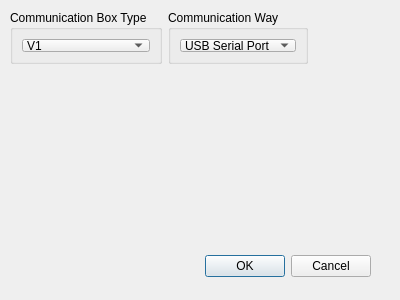
<?xml version="1.0" encoding="UTF-8"?>
<ui version="4.0">
 <class>SettingClass</class>
 <widget class="QDialog" name="SettingClass">
  <property name="windowModality">
   <enum>Qt::ApplicationModal</enum>
  </property>
  <property name="geometry">
   <rect>
    <x>0</x>
    <y>0</y>
    <width>400</width>
    <height>300</height>
   </rect>
  </property>
  <property name="windowTitle">
   <string>C168II Setting</string>
  </property>
  <widget class="QWidget" name="layoutWidget">
   <property name="geometry">
    <rect>
     <x>20</x>
     <y>250</y>
     <width>351</width>
     <height>33</height>
    </rect>
   </property>
   <layout class="QHBoxLayout">
    <property name="spacing">
     <number>6</number>
    </property>
    <property name="margin">
     <number>0</number>
    </property>
    <item>
     <spacer>
      <property name="orientation">
       <enum>Qt::Horizontal</enum>
      </property>
      <property name="sizeHint" stdset="0">
       <size>
        <width>131</width>
        <height>31</height>
       </size>
      </property>
     </spacer>
    </item>
    <item>
     <widget class="QPushButton" name="okButton">
      <property name="text">
       <string>OK</string>
      </property>
     </widget>
    </item>
    <item>
     <widget class="QPushButton" name="cancelButton">
      <property name="text">
       <string>Cancel</string>
      </property>
     </widget>
    </item>
   </layout>
  </widget>
  <widget class="QWidget" name="layoutWidget">
   <property name="geometry">
    <rect>
     <x>10</x>
     <y>10</y>
     <width>298</width>
     <height>54</height>
    </rect>
   </property>
   <layout class="QHBoxLayout" name="horizontalLayout_2">
    <item>
     <widget class="QGroupBox" name="groupBox">
      <property name="title">
       <string>Communication Box Type</string>
      </property>
      <layout class="QHBoxLayout" name="horizontalLayout">
       <item>
        <widget class="QComboBox" name="commboxVersion">
         <item>
          <property name="text">
           <string>V1</string>
          </property>
         </item>
         <item>
          <property name="text">
           <string>ELM327</string>
          </property>
         </item>
         <item>
          <property name="text">
           <string>TL718</string>
          </property>
         </item>
        </widget>
       </item>
      </layout>
     </widget>
    </item>
    <item>
     <widget class="QGroupBox" name="groupBox_2">
      <property name="title">
       <string>Communication Way</string>
      </property>
      <layout class="QVBoxLayout" name="verticalLayout">
       <item>
        <widget class="QComboBox" name="commboxPort">
         <item>
          <property name="text">
           <string>USB Serial Port</string>
          </property>
         </item>
         <item>
          <property name="text">
           <string>Bluetooth</string>
          </property>
         </item>
        </widget>
       </item>
      </layout>
     </widget>
    </item>
   </layout>
  </widget>
 </widget>
 <resources/>
 <connections>
  <connection>
   <sender>okButton</sender>
   <signal>clicked()</signal>
   <receiver>SettingClass</receiver>
   <slot>accept()</slot>
   <hints>
    <hint type="sourcelabel">
     <x>278</x>
     <y>253</y>
    </hint>
    <hint type="destinationlabel">
     <x>96</x>
     <y>254</y>
    </hint>
   </hints>
  </connection>
  <connection>
   <sender>cancelButton</sender>
   <signal>clicked()</signal>
   <receiver>SettingClass</receiver>
   <slot>reject()</slot>
   <hints>
    <hint type="sourcelabel">
     <x>369</x>
     <y>253</y>
    </hint>
    <hint type="destinationlabel">
     <x>179</x>
     <y>282</y>
    </hint>
   </hints>
  </connection>
 </connections>
</ui>
